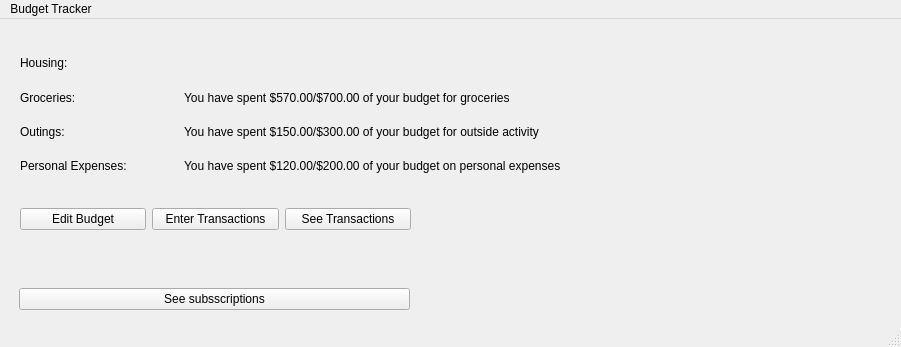
<?xml version="1.0" encoding="UTF-8"?>
<ui version="4.0">
 <class>MainWindow</class>
 <widget class="QMainWindow" name="MainWindow">
  <property name="geometry">
   <rect>
    <x>0</x>
    <y>0</y>
    <width>901</width>
    <height>347</height>
   </rect>
  </property>
  <property name="windowTitle">
   <string>MainWindow</string>
  </property>
  <widget class="QWidget" name="centralwidget">
   <widget class="QStackedWidget" name="stackedWidget">
    <property name="geometry">
     <rect>
      <x>0</x>
      <y>20</y>
      <width>901</width>
      <height>581</height>
     </rect>
    </property>
    <property name="currentIndex">
     <number>0</number>
    </property>
    <widget class="QWidget" name="page">
     <widget class="QWidget" name="gridLayoutWidget">
      <property name="geometry">
       <rect>
        <x>20</x>
        <y>10</y>
        <width>541</width>
        <height>131</height>
       </rect>
      </property>
      <layout class="QGridLayout" name="gridLayout">
       <item row="3" column="0">
        <widget class="QLabel" name="label_7">
         <property name="text">
          <string>Personal Expenses:</string>
         </property>
        </widget>
       </item>
       <item row="2" column="0">
        <widget class="QLabel" name="label_5">
         <property name="text">
          <string>Outings:</string>
         </property>
        </widget>
       </item>
       <item row="1" column="0">
        <widget class="QLabel" name="label_2">
         <property name="text">
          <string>Groceries:</string>
         </property>
        </widget>
       </item>
       <item row="0" column="0">
        <widget class="QLabel" name="label">
         <property name="text">
          <string>Housing:</string>
         </property>
        </widget>
       </item>
       <item row="1" column="1">
        <widget class="QLabel" name="label_4">
         <property name="text">
          <string>You have spent $570.00/$700.00 of your budget for groceries</string>
         </property>
        </widget>
       </item>
       <item row="0" column="1">
        <widget class="QLabel" name="label_3">
         <property name="text">
          <string/>
         </property>
        </widget>
       </item>
       <item row="2" column="1">
        <widget class="QLabel" name="label_6">
         <property name="text">
          <string>You have spent $150.00/$300.00 of your budget for outside activity</string>
         </property>
        </widget>
       </item>
       <item row="3" column="1">
        <widget class="QLabel" name="label_8">
         <property name="text">
          <string>You have spent $120.00/$200.00 of your budget on personal expenses</string>
         </property>
        </widget>
       </item>
      </layout>
     </widget>
     <widget class="QWidget" name="horizontalLayoutWidget">
      <property name="geometry">
       <rect>
        <x>20</x>
        <y>140</y>
        <width>391</width>
        <height>80</height>
       </rect>
      </property>
      <layout class="QHBoxLayout" name="horizontalLayout">
       <item>
        <widget class="QPushButton" name="pushButton">
         <property name="text">
          <string>Edit Budget</string>
         </property>
        </widget>
       </item>
       <item>
        <widget class="QPushButton" name="pushButton_2">
         <property name="text">
          <string>Enter Transactions</string>
         </property>
        </widget>
       </item>
       <item>
        <widget class="QPushButton" name="pushButton_3">
         <property name="text">
          <string>See Transactions</string>
         </property>
        </widget>
       </item>
      </layout>
     </widget>
     <widget class="QWidget" name="gridLayoutWidget_4">
      <property name="geometry">
       <rect>
        <x>460</x>
        <y>0</y>
        <width>361</width>
        <height>251</height>
       </rect>
      </property>
      <layout class="QGridLayout" name="gridLayout_4"/>
     </widget>
     <widget class="QWidget" name="horizontalLayoutWidget_2">
      <property name="geometry">
       <rect>
        <x>19</x>
        <y>220</y>
        <width>391</width>
        <height>80</height>
       </rect>
      </property>
      <layout class="QHBoxLayout" name="horizontalLayout_2">
       <item>
        <widget class="QPushButton" name="pushButton_11">
         <property name="text">
          <string>See subsscriptions</string>
         </property>
        </widget>
       </item>
      </layout>
     </widget>
    </widget>
    <widget class="QWidget" name="page_2">
     <widget class="QWidget" name="gridLayoutWidget_2">
      <property name="geometry">
       <rect>
        <x>20</x>
        <y>30</y>
        <width>471</width>
        <height>151</height>
       </rect>
      </property>
      <layout class="QGridLayout" name="gridLayout_2">
       <item row="4" column="2">
        <widget class="QPushButton" name="pushButton_7">
         <property name="text">
          <string>Done</string>
         </property>
        </widget>
       </item>
       <item row="0" column="0" colspan="2">
        <widget class="QLabel" name="label_9">
         <property name="text">
          <string>Enter your proposed budget for:</string>
         </property>
        </widget>
       </item>
       <item row="4" column="1">
        <widget class="QLineEdit" name="lineEdit_4"/>
       </item>
       <item row="1" column="2">
        <widget class="QPushButton" name="pushButton_4">
         <property name="text">
          <string>Done</string>
         </property>
        </widget>
       </item>
       <item row="3" column="2">
        <widget class="QPushButton" name="pushButton_6">
         <property name="text">
          <string>Done</string>
         </property>
        </widget>
       </item>
       <item row="3" column="0">
        <widget class="QLabel" name="label_12">
         <property name="text">
          <string>Outings:</string>
         </property>
        </widget>
       </item>
       <item row="1" column="0">
        <widget class="QLabel" name="label_10">
         <property name="text">
          <string>Housing:</string>
         </property>
        </widget>
       </item>
       <item row="4" column="0">
        <widget class="QLabel" name="label_13">
         <property name="text">
          <string>Personal Expenses:</string>
         </property>
        </widget>
       </item>
       <item row="2" column="2">
        <widget class="QPushButton" name="pushButton_5">
         <property name="text">
          <string>Done</string>
         </property>
        </widget>
       </item>
       <item row="3" column="1">
        <widget class="QLineEdit" name="lineEdit_3"/>
       </item>
       <item row="2" column="1">
        <widget class="QLineEdit" name="lineEdit_2"/>
       </item>
       <item row="1" column="1">
        <widget class="QLineEdit" name="lineEdit"/>
       </item>
       <item row="2" column="0">
        <widget class="QLabel" name="label_11">
         <property name="text">
          <string>Groceries:</string>
         </property>
        </widget>
       </item>
       <item row="5" column="0">
        <widget class="QPushButton" name="pushButton_8">
         <property name="text">
          <string>Back</string>
         </property>
        </widget>
       </item>
      </layout>
     </widget>
    </widget>
    <widget class="QWidget" name="page_3">
     <widget class="QWidget" name="gridLayoutWidget_3">
      <property name="geometry">
       <rect>
        <x>40</x>
        <y>10</y>
        <width>391</width>
        <height>151</height>
       </rect>
      </property>
      <layout class="QGridLayout" name="gridLayout_3">
       <item row="0" column="1">
        <widget class="QLabel" name="label_16">
         <property name="text">
          <string>Purchase Amount:</string>
         </property>
        </widget>
       </item>
       <item row="3" column="1">
        <widget class="QComboBox" name="comboBox">
         <item>
          <property name="text">
           <string>Housing</string>
          </property>
         </item>
         <item>
          <property name="text">
           <string>Outtings</string>
          </property>
         </item>
         <item>
          <property name="text">
           <string>Personal</string>
          </property>
         </item>
         <item>
          <property name="text">
           <string>Groceries</string>
          </property>
         </item>
        </widget>
       </item>
       <item row="2" column="0">
        <widget class="QLabel" name="label_15">
         <property name="text">
          <string>Name of Purchase:</string>
         </property>
        </widget>
       </item>
       <item row="1" column="1">
        <widget class="QLineEdit" name="lineEdit_7"/>
       </item>
       <item row="2" column="1">
        <widget class="QLabel" name="label_17">
         <property name="text">
          <string>Category:</string>
         </property>
        </widget>
       </item>
       <item row="3" column="0">
        <widget class="QLineEdit" name="lineEdit_6"/>
       </item>
       <item row="1" column="0">
        <widget class="QLineEdit" name="lineEdit_5"/>
       </item>
       <item row="0" column="0">
        <widget class="QLabel" name="label_14">
         <property name="text">
          <string>Date of Transaction: (MMDDYYYY)</string>
         </property>
        </widget>
       </item>
       <item row="8" column="0">
        <widget class="QPushButton" name="pushButton_10">
         <property name="text">
          <string>Back</string>
         </property>
        </widget>
       </item>
       <item row="4" column="0">
        <widget class="QPushButton" name="pushButton_9">
         <property name="text">
          <string>Done</string>
         </property>
        </widget>
       </item>
      </layout>
     </widget>
    </widget>
    <widget class="QWidget" name="page_4"/>
   </widget>
  </widget>
  <widget class="QMenuBar" name="menubar">
   <property name="geometry">
    <rect>
     <x>0</x>
     <y>0</y>
     <width>901</width>
     <height>17</height>
    </rect>
   </property>
   <widget class="QMenu" name="menuBudget_Tracker">
    <property name="title">
     <string>Budget Tracker</string>
    </property>
   </widget>
   <addaction name="menuBudget_Tracker"/>
  </widget>
  <widget class="QStatusBar" name="statusbar"/>
 </widget>
 <resources/>
 <connections/>
</ui>
